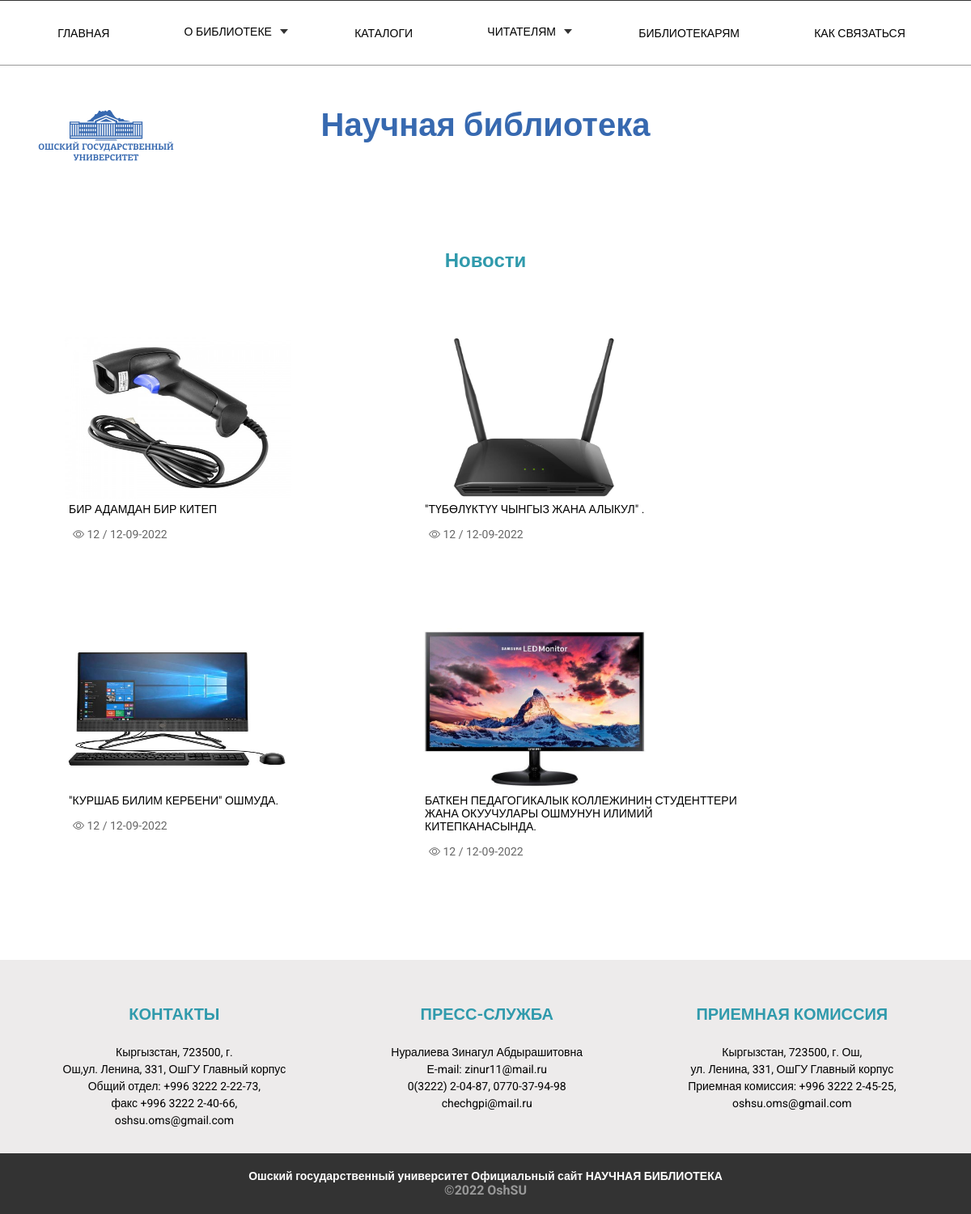
The page /news/ on the database as committed earlier.
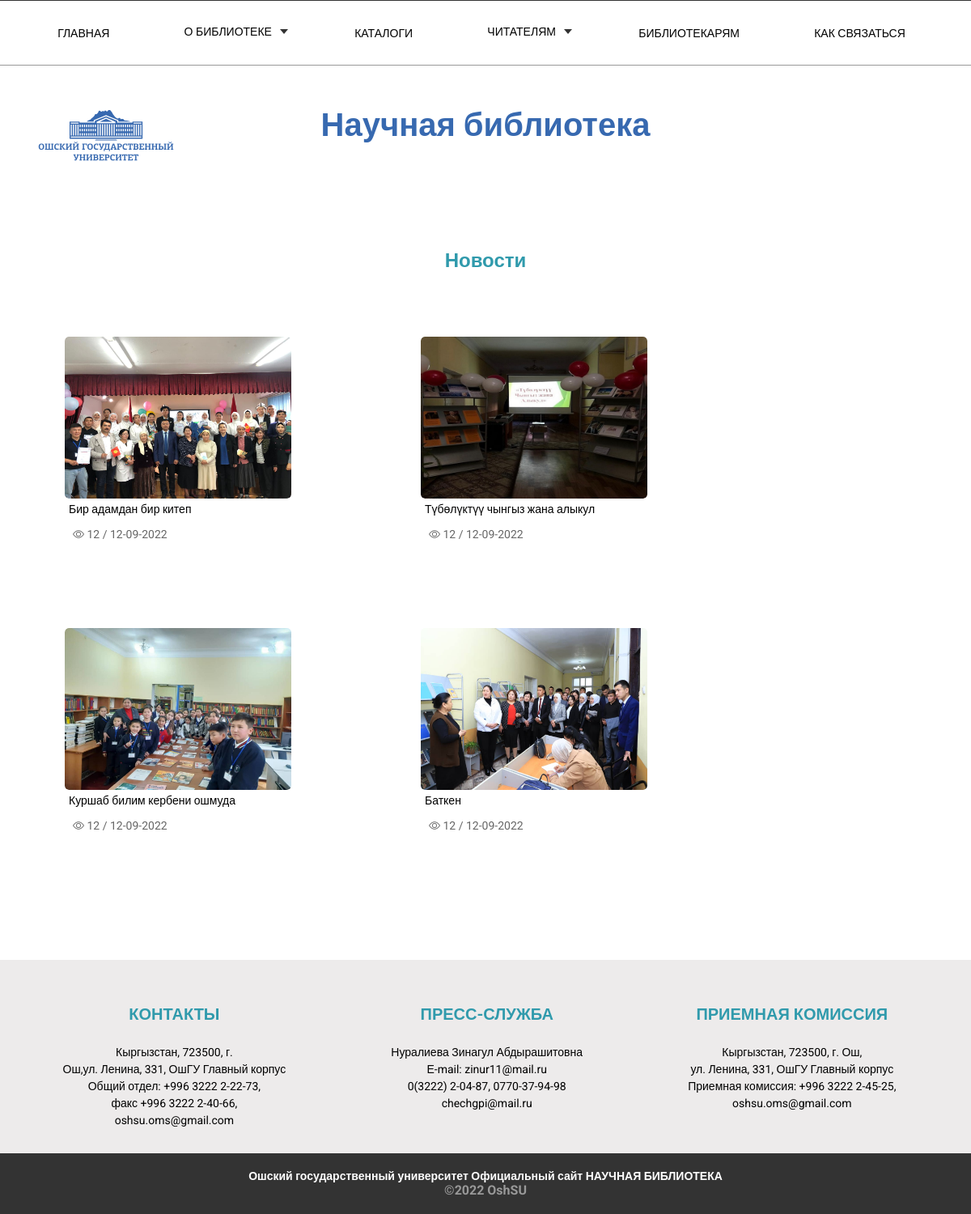
The same page on the database as committed later.
### news/models.py (models this page shows, shortened)
class News(models.Model):
    title = models.CharField(max_length=200, verbose_name='Заголовок')
    text = models.TextField(verbose_name='Текст')
    image = models.ImageField(upload_to='images',verbose_name='Картинки')
    create_date = models.DateTimeField(auto_now=True,verbose_name='Дата')
    news_view = models.IntegerField(default=0)
    class Meta:
        ordering = ('-create_date',)
        verbose_name = 'Новости'
        verbose_name_plural = 'Новости'

### news/views.py (the view)
# urls.py: path('news/', include('news.urls')),
def news(request):
    posts = News.objects.all()
    context = {'posts': posts}
    return render(request, 'news.html', context)

### news/templates/news.html
{% extends 'index.html' %}
{% load static %}
{% block content %}
{% include 'header.html' %}
<link rel="stylesheet" href="{% static 'css/secondStyle.css' %}">
	<div class="news">
			<div class="news_inner">
				<div class="news_item ">
					<h1 class="news_title">Новости</h1>
					<div class="news_box">
						{% for post in posts %}
						<div class="news_view">
							<div class="news_info">
								<a href="{% url 'snews' post.id %}">
								<img class="news_img" src="{{post.image.url}}" alt="">
							</a>
							</div>
							<div class="news_content">
							<a href="{% url 'snews' post.id %}">
							<div class="news_text"><p>{{post.title}} </p></div>
							</a>
							<div class="news_index"><i class="bi bi-eye"></i> 12 / 12-09-2022</div>
						    </div>
						</div>
						{% endfor %}
				</div>
			</div>
			</div>
	</div>
{% include 'footer.html' %}
{% endblock %}

Rows that differ between the two databases and show on the page:
removed News: image (picture), title "БАТКЕН ПЕДАГОГИКАЛЫК КОЛЛЕЖИНИН СТУДЕНТТЕРИ ЖАНА ОКУУЧУЛАРЫ ОШМУНУН ИЛИМИЙ КИТЕПКАНАСЫНДА."
changed News: image: a different picture; title "БИР АДАМДАН БИР КИТЕП" → "Бир адамдан бир китеп"
changed News: image: a different picture; title "\"ТҮБӨЛҮКТҮҮ ЧЫНГЫЗ ЖАНА АЛЫКУЛ\" ." → "Түбөлүктүү чынгыз жана алыкул"
changed News: image: a different picture; title "\"КУРШАБ БИЛИМ КЕРБЕНИ\" ОШМУДА." → "Куршаб билим кербени ошмуда"
added News: image (picture), title "Баткен"
